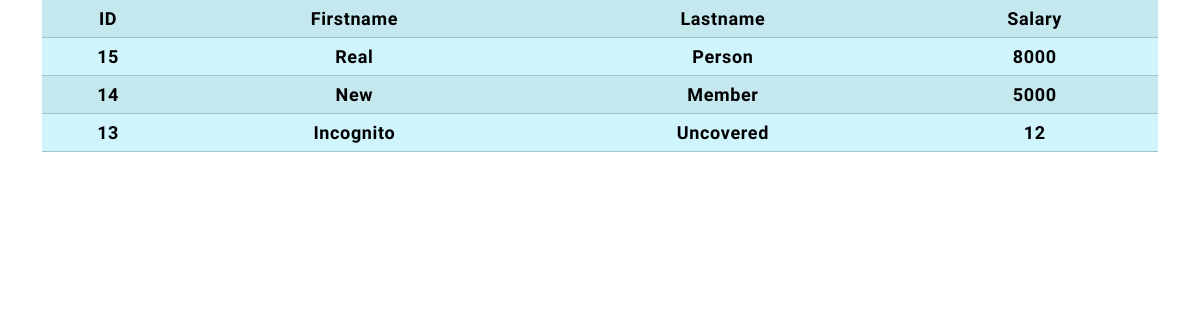
/testing, run on an earlier commit of the app's database.
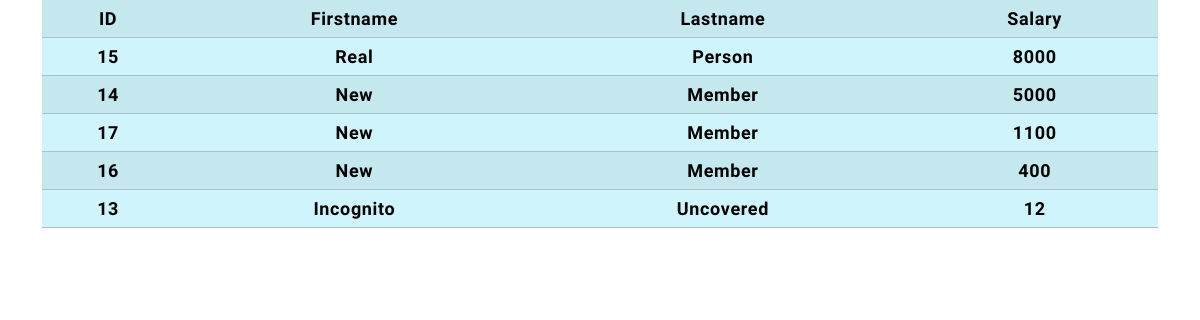
And on a later commit of the database.
### members/models.py (models this page shows)
class Member(models.Model):
    first_name = models.CharField(max_length=100)
    last_name = models.CharField(max_length=100)
    salary = models.PositiveSmallIntegerField()
    updated = models.DateTimeField( auto_now = True )
    """I want now as datetime default """

### members/views.py (the view)
# urls.py: path('testing', views.testing, name='testing'),
def testing(request):
  mydata = Member.objects.all().order_by('-first_name', '-salary').values()
  context = {
    'mymembers': mydata,
  }
  return render(request, 'template.html', context)

### members/templates/template.html (shortened to what this page needs)
{% extends 'master.html' %}
{%block content%}
  <div class="container text-center">
    <table class="table table-info table-striped table-hover">
      <tr>
        <th>ID</th>
        <th>Firstname</th>
        <th>Lastname</th>
        <th>Salary</th>
      </tr>
      {% for x in mymembers %}
        <tr>
          <td>{{ x.id }}</td>
            <td>{{ x.first_name }}</td>
          <td>{{ x.last_name }}</td>
          <td>{{ x.salary }}</td>
        </tr>
      {% endfor %}
    </table>
  </div>
{%endblock%}

### members/templates/master.html (shortened to what this page needs)
{% load static %}
<!DOCTYPE html>
<html>
<head>
    <link href="https://cdn.jsdelivr.net/npm/bootstrap@5.3.3/dist/css/bootstrap.min.css" rel="stylesheet">
    <link rel="stylesheet" href="{% static 'mystyles.css' %}">
</head>
<body>
{% block content %}
{% endblock %}
</body>
</html>

### mystaticfiles/mystyles.css (style rules this page uses)
body { margin:0; font: 600 18px 'Source Sans Pro', sans-serif; letter-spacing: 0.64px; color: #585d74; }

What changed in the data, as far as the page shows it:
added Member: id "17", first_name "New", last_name "Member", salary "1100"
added Member: id "16", first_name "New", last_name "Member", salary "400"
